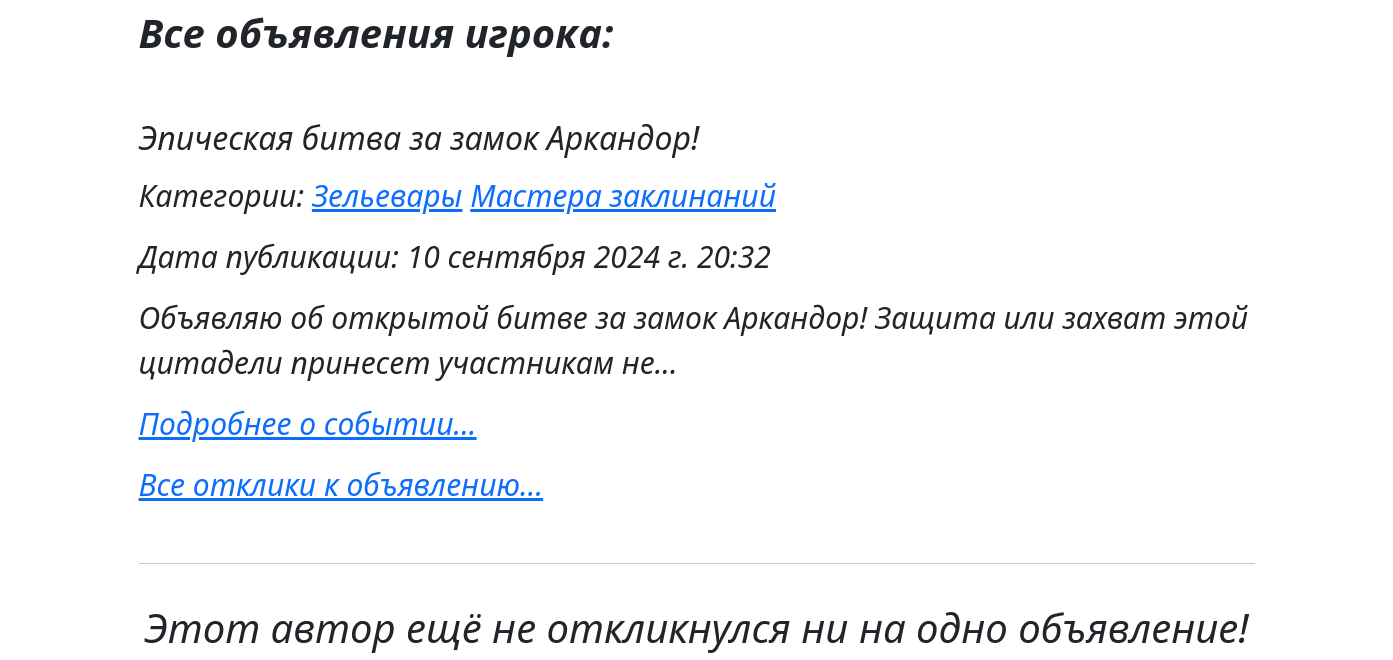
The app's page /player/1 (signed in, lower part), older data.
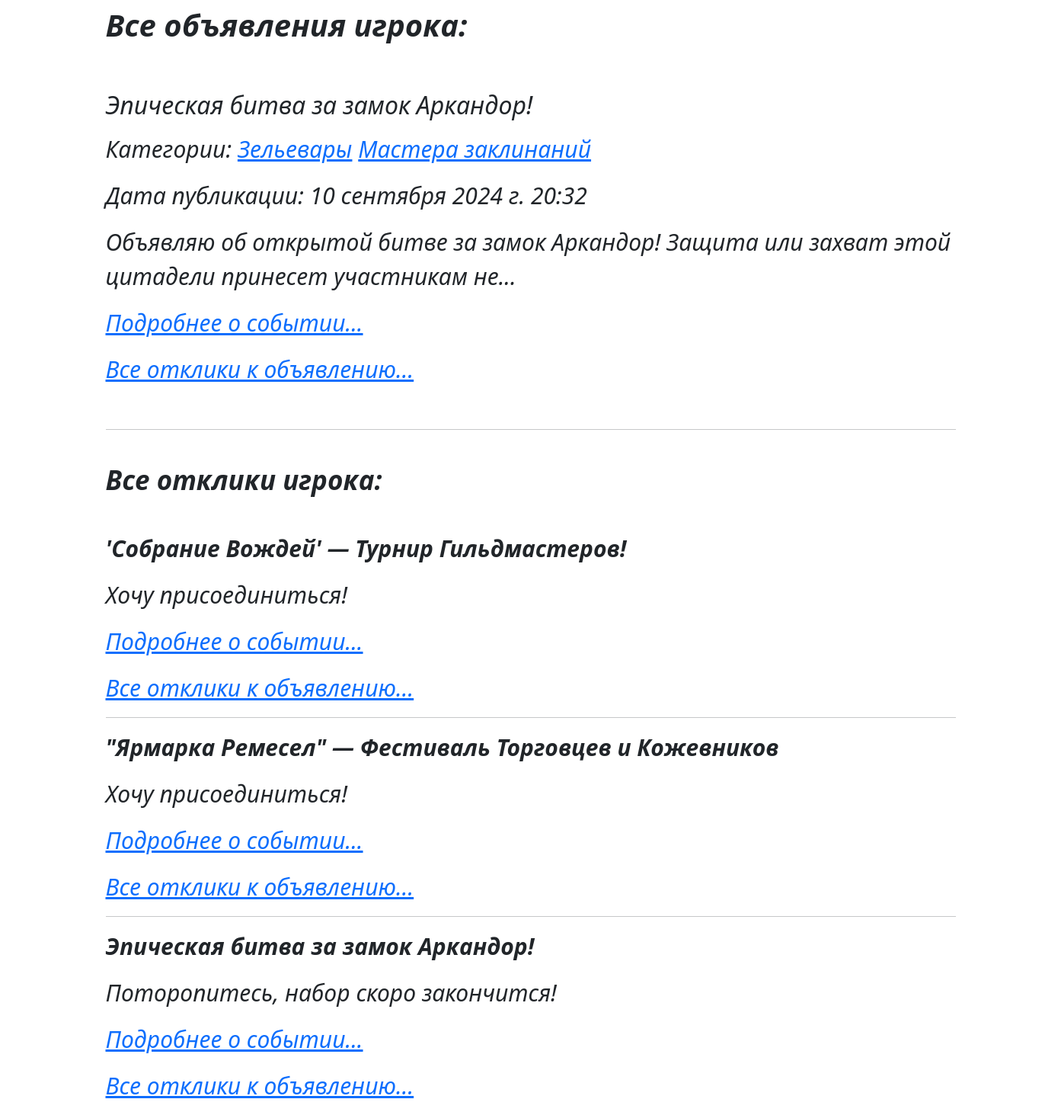
The same page, newer data.
### board/models.py (models this page shows, shortened)
class Event(models.Model):
    player = models.ForeignKey(Players, on_delete=models.CASCADE, related_name='events', verbose_name='Автор объявления')
    title = models.CharField(verbose_name='Заголовок', max_length=100,
                             validators=[MinLengthValidator(10, message='Минимально допустимое количество символов: 50!'),
                                         MaxLengthValidator(100, message='Максимально допустимое количество символов: 100!')])
    text = models.TextField(verbose_name='Содержание', validators=[MinLengthValidator(100, message='Минимально допустимое количество символов: 100!')])
    category = models.ManyToManyField(Category, related_name='events', verbose_name='Категория')
    is_published = models.BooleanField(default=False, choices=list(map(lambda x: (bool(x[0]), x[1]),[(0, 'Черновик'), (1, 'Опубликовано')])), verbose_name='Этап публикации')
    time_create = models.DateTimeField(auto_now_add=True, verbose_name='Дата создания')
    time_update = models.DateTimeField(auto_now=True, verbose_name='Дата обновления')
    awards = models.TextField(verbose_name='Награды за событие',
                              validators=[MinLengthValidator(50, message='Минимально допустимое количество символов: 50!')])
    requirement_level = models.IntegerField(default=0, verbose_name='Рекомендуемый уровень',
                              validators=[MinValueValidator(0, message='Минимально допустимый уровень: 0!'),
                                          MaxValueValidator(50, message='Максимально допустимый уровень: 50!')])
    slug = models.SlugField(verbose_name='URL объявления',
                            validators=[MinLengthValidator(5, message='Минимально допустимое количество символов: 5!'),
                                        MaxLengthValidator(50, message='Максимально допустимое количество символов: 50!')], unique=True)
    photo = models.ImageField(upload_to='photo/%Y/%m/%d', default=None, null=True, blank=True, verbose_name='Фото контент')
    video = models.FileField(upload_to='video/%Y/%m/%d', default=None, null=True, blank=True,
                              verbose_name='Видео контент')
    objects = models.Manager()
    published = Published()
    def __str__(self):
        return self.title
    def preview(self):
        return self.text[:100] + '...'
    def get_absolute_url(self):
        return reverse('detail', kwargs={'event_slug': self.slug})
    class Meta:
        verbose_name = 'Объявление'
        verbose_name_plural = 'Объявления'

class Category(models.Model):
    name = models.CharField(max_length=100, verbose_name='Название категории')
    slug = models.SlugField(max_length=100, db_index=True, verbose_name='Slug категории', unique=True)
    def __str__(self):
        return self.name
    def get_absolute_url(self):
        return reverse('category', kwargs={'category_slug': self.slug})
    class Meta:
        verbose_name = 'Категория'
        verbose_name_plural = 'Категории'

class Responses(models.Model):
    player = models.ForeignKey(Players, on_delete=models.SET_NULL, related_name='resp', verbose_name='Игрок', null=True)
    event = models.ForeignKey(Event, on_delete=models.CASCADE, related_name='resp', verbose_name='Событие/объявление')
    message = models.CharField(max_length=100, verbose_name='Текст сообщения')
    time_create = models.DateTimeField(auto_now_add=True, verbose_name='Дата отклика')
    is_taken = models.BooleanField(default=False, choices=list(map(lambda x: (bool(x[0]), x[1]), [(0, 'Не принят'), (1, 'Принят')])), verbose_name='Статус')
    def get_absolute_url(self):
        return reverse('response', kwargs={'event_id': self.event.pk})
    class Meta:
        verbose_name = 'Отклик'
        verbose_name_plural = 'Отклики'
        ordering = ['time_create']

### board/views.py (the view)
# urls.py: path('player/<int:player_id>', views.PlayerProfile.as_view(), name='player'),
class PlayerProfile(LoginRequiredMixin, DataMixin,DetailView):
    template_name = 'player.html'
    pk_url_kwarg = 'player_id'
    context_object_name = 'player'
    def get_object(self, queryset=None):
        return get_object_or_404(Players, pk=self.kwargs[self.pk_url_kwarg])
    def get_context_data(self, **kwargs):
        context = super().get_context_data(**kwargs)
        if str(context['player'].age)[-1] == '1':
            year = 'год'
        elif str(context['player'].age)[-1] in ['2', '3', '4']:
            year = 'года'
        else:
            year = 'лет'
        return self.get_mixin_objects(context,
                                      events=Event.published.filter(player_id=self.kwargs[self.pk_url_kwarg]),
                                      responses=Responses.objects.filter(player_id=self.kwargs[self.pk_url_kwarg]),
                                      year=year)

### board/context_processors.py (called while the page is built)
def get_menu(request):
    return {'menu' : menu}

### board/models.py (called while the page is built)
    def get_queryset(self):
        return super().get_queryset().filter(is_published=True)

### board/utils.py (called while the page is built)
    def get_mixin_objects(self, context, **kwargs):
        context.update(kwargs)
        return context

### templates/player.html (shortened to what this page needs)
{% extends 'flatpages/default.html' %}
{% block content %}
<br>
<br>
<br>
<div style="font-size: 28px; text-align: left">
   <p><i>Пол: {% if player.sex == 'Male' %}Мужской{% else %}Женский</i></p>{% endif %}
    <br clear="left">
</div>
<br>
<br>
{% if events %}
    <p style="font-size: 40px; text-align: left">{% if player.user == user %}<b>Ваши объявления:</b>{% else %}<b>Все объявления игрока:</b>{% endif %}</p>
    <br>
    {% for event in events %}
    <div style="font-size: 30px; text-align: left">
        <p><h2>{{event.title}}</h2></p>
        <p><i>Категории: {% for c in event.category.all %}<a href="{{c.get_absolute_url}}">{{c.name}}</a>{% if not forloop.last %} {% endif %}{% endfor %}</i></p>
        <p><i>Дата публикации: {{event.time_create}}</i></p>
        <p>{{event.preview}}</p>
        <p><i><a href="{{event.get_absolute_url}}">Подробнее о событии...</a></i></p>
        <p><i><a href="{% url 'response' event.pk %}">Все отклики к объявлению...</a></i></p>
    </div>
    {% endfor %}
{% else %}
   {% if player.user == user %}<h1>Вы ещё не создали ни одного объявления</h1>{% else %}<h1>Этот автор ещё не создал ни одного объявления!</h1>{% endif %}
{% endif %}
<br>
<hr>
<br>
{% if responses %}
<p style="font-size: 35px; text-align: left">{% if player.user == user %}<b>Ваши отклики:</b>{% else %}<b>Все отклики игрока:</b>{% endif %}</p>
<br>
    {% for r in responses %}
    <div style="font-size: 30px; text-align: left">
        <p><i><b>{{r.event}}</b></i></p>
        <p><i>{{r.message}}</i></p>
        <p><i><a href="{{r.event.get_absolute_url}}">Подробнее о событии...</a></i></p>
        <p><i><a href="{{r.get_absolute_url}}">Все отклики к объявлению...</a></i></p>
    </div>
    {% if not forloop.last %}<hr>{% endif %}
    {% endfor %}
{% else %}
     {% if player.user == user %}<h1>Вы ещё не откликнулись ни на одно объявление</h1>{% else %}<h1>Этот автор ещё не откликнулся ни на одно объявление!</h1>{% endif %}
{% endif %}
{% endblock content %}

### templates/flatpages/default.html (shortened to what this page needs)
{% load static %}
<!DOCTYPE html>
<html lang="en">
    <head>
    <link href="{% static 'css/styles.css' %}" rel="stylesheet" />
    </head>
    <body>
                <div class="container">
           <div class="row">
               <div class="col-lg-12 text-center">
                   {% block content %}
                   {% endblock content %}
               </div>
           </div>
        </div>
    </body>
</html>

Row changes from the older to the newer data that the page shows:
added Responses: event "'Собрание Вождей' — Турнир Гильдмастеров!", message "Хочу присоединиться!"
added Responses: event "\"Ярмарка Ремесел\" — Фестиваль Торговцев и Кожевников", message "Хочу присоединиться!"
added Responses: event "Эпическая битва за замок Аркандор!", message "Поторопитесь, набор скоро закончится!"
Text that changed along with them:
text no longer shown: "Этот автор ещё не откликнулся ни на одно объявление!"
text now shown: "Все отклики игрока:"
